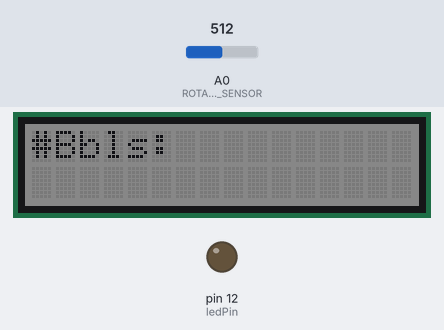
Recording of a sketch running on a simulated Arduino Uno, built with avr-gcc and run on an emulated ATmega328P. Shown: 16×2 character LCD, output pins drawn as LEDs (lit = HIGH). The test bench sets the inputs (shaded band); at power-on: A0 (ROTARY_ANGLE_SENSOR) = 512.

Above: at 0.2 s.
At 1.2 s:
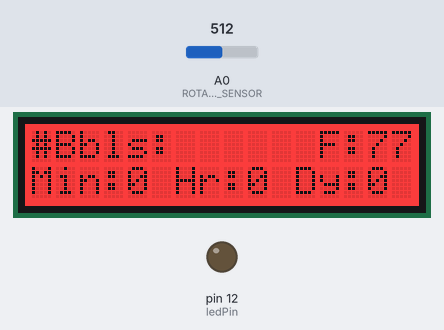
1.3 s: A0 (ROTARY_ANGLE_SENSOR) set to 306
At 2.3 s:
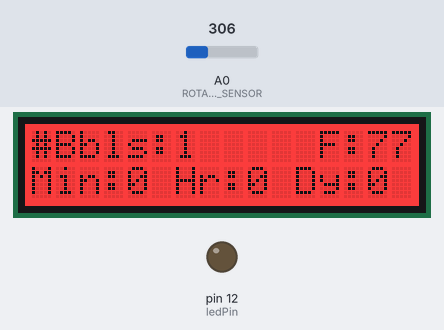
Timing chart, 0 to 4.3 s (numbered marks = the images above; inputs shaded):
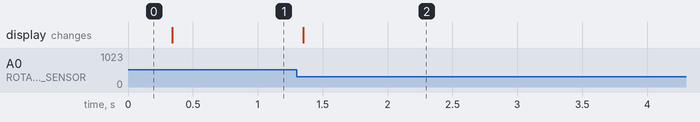

The sketch:

Water_Level.ino
```cpp
#define FULL_ANGLE 300
#define ADC_REF 5
#define ROTARY_ANGLE_SENSOR A0
#define GROVE_VCC 5
#define FULL_ANGLE 300
#define LED 2
#include <math.h>
#include "rgb_lcd.h"

rgb_lcd lcd;

int colorR = 100;
int colorG = 100;
int colorB = 100;
unsigned long elapsed, over;
float h, m, s;                    //Time will flip to zero after 60 min and 60 seconds
float H, M, S, D = 0;             //Continouse time tracking
const int B = 4275;               // B value of the thermistat
const int R0 = 10000;            // R0 = 100k
const int pinTempSensor = A3;     // Grove - Temperature Sensor connect to A3
int f = 0;                            //Fahrenheit
const int ledPin=12;                 // 12C
const int digPin = 2;                // D2
const int thresholdvalue=150;         //The threshold for which the LED should turn on.
int prevdegrees = 300;                //Remember what the value was before
int bbcount = 0;                      //How many bubbles?
int prevH = 0;                        //Previouse Hours
int prevM = -1;                       //Previouse Minutes

void setup()
{
    Serial.begin(9600);                //Start the Serial connection
    pinMode(ledPin,OUTPUT);            //Set the LED on Digital 12 as an OUTPUT
    pinMode(digPin, INPUT);            //Initialize the Liquid sensor as an input
    lcd.begin(16, 2);
    lcd.setRGB(colorR, colorG, colorB);
    lcd.print("#Bbls:");
}
void loop()
{
  /*LIQUID SENSOR*/
      int sensor_value = analogRead(ROTARY_ANGLE_SENSOR);
      float voltage = (float)sensor_value*ADC_REF/1023;
      int degrees = (voltage*FULL_ANGLE)/GROVE_VCC;

    if (degrees >= thresholdvalue){
      prevdegrees = degrees;
      }
     else{
        if(prevdegrees >= thresholdvalue)
        {
          bbcount++;
          lcd.setCursor(6, 0);
          lcd.print("      ");        // clear the space first
          lcd.setCursor(6, 0);
          lcd.print(bbcount,DEC);
        }
      prevdegrees = degrees;
      }
      delay(250); //40 times per second

/*TIME*/
  /*millis() is how many miliseconds has the arduiono been on?
  Then Convert the ms to Hours and Minutes*/
    elapsed = millis();
    h = int(elapsed / 3600000);
    over = elapsed % 3600000;
    m = int(over / 60000);

  /*millis() is how many miliseconds has the arduiono been on?
  Then Convert the ms to Hours and Minutes*/
    elapsed = millis();
    D = int(elapsed / 8640000000);
    H = int(elapsed / 3600000);
    M = int(elapsed / 60000);
    S = int(elapsed / 1000);

if(prevM < M){   //Limit this section to only run once a minute.

        /*Display how long it has been running*/
              lcd.setCursor(0,1);
              lcd.print("Min:  ");
              lcd.setCursor(4,1);
              lcd.print(m,0);
              lcd.setCursor(6,1);
              lcd.print("Hr:");
              lcd.print(h,0);
              lcd.setCursor(11,1);
              lcd.print("Dy:");
              lcd.print(D,0);

        /*Record Bubbles Per Hour if we are at the hour mark*/
           if(prevH < H){
              Serial.print(bbcount);
              Serial.print(",");
              Serial.print("\n");
              prevH = H;
              bbcount = 0;
           }

        /*TEMP/
          /*Show the Temperature*/
              int a = analogRead(pinTempSensor);
              float R = 1023.0/a-1.0;
              R = R0*R;
              float temperature = 1.0/(log(R/R0)/B+1/298.15)-273.15;
              f = (int) temperature; // Convert the datatype float to an int
              f = (f * 1.8) + 32; //Convert to Fahrenheit

         /*Change the color of the screen*/
                //ALE   68-73 Fahrenheit
                //LAGER 45-55 Fahrenheit
            if(f <= 67) {
              lcd.setRGB(0, 0, 255);// Blue "Too cold!"
            }
            else if (f >= 73){
              lcd.setRGB(255, 0, 0);// Red "Too hot!"
            }
            else{
              lcd.setRGB(0, 128, 0);// Green "Aww Just Right!"
            }
                lcd.setCursor(12, 0);
                lcd.print("F:");
                lcd.print(f);

    prevM = M;
    }
}
```

Measured:
- after the input at 1.3 s, the display: changes after 0.05 s (image 2)
